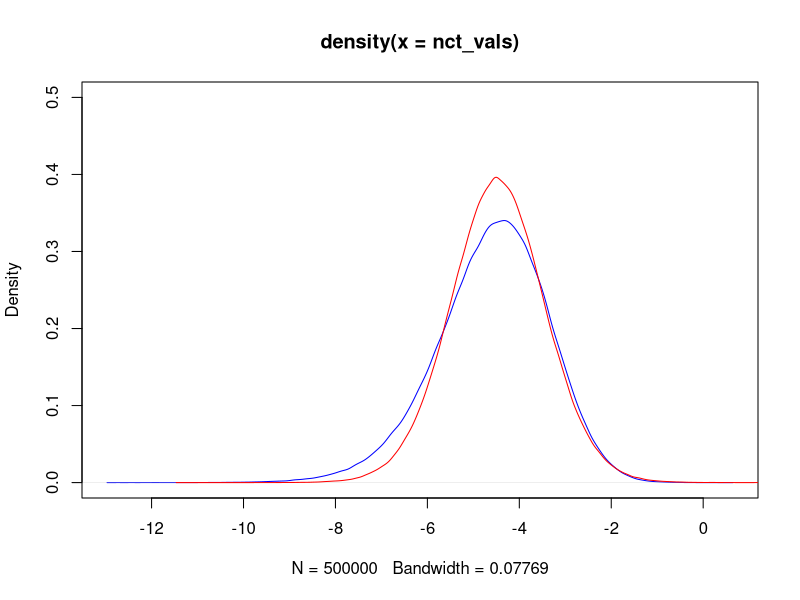

Here is the R script that generated this plot:
?rt
nc <- -4.47213595499958
df <- 28
n <- 500000

nct_vals <- rt(n=n, df=df, nc=nc)
t_vals <- rt(n=n, df=df) + nc

plot(density(nct_vals), col="blue", ylim=c(0, 0.5))
lines(density(t_vals), col='red')
